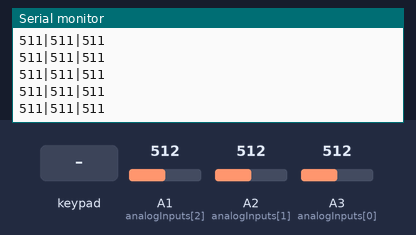
Bench run of a sketch on a simulated SparkFun Pro Micro, built with avr-gcc and run on an emulated ATmega32U4. Parts: the last lines printed to the serial monitor. The inputs (shaded band) are chosen by the test bench; at power-on: A1 (analogInputs[2]) = 512, A2 (analogInputs[1]) = 512, A3 (analogInputs[0]) = 512. USB keyboard and mouse output is not drawn.

Above: at 1.2 s.
1.3 s: key '*' pressed
At 2.0 s:
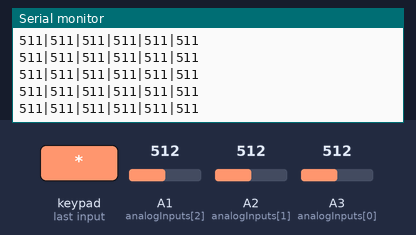
3.2 s: A1 (analogInputs[2]) set to 716
At 3.8 s:
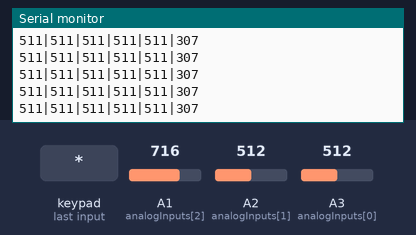
4.7 s: A2 (analogInputs[1]) set to 716
At 5.7 s:
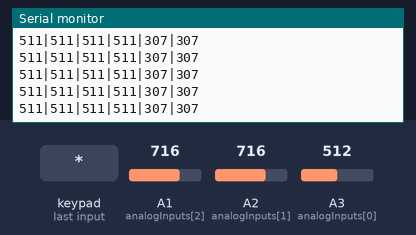
6.2 s: A3 (analogInputs[0]) set to 716
At 6.8 s:
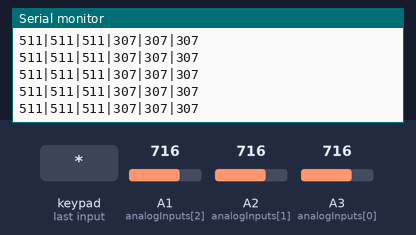
7.7 s: keypad keys 5 4 3 2 * pressed 0.4 s apart
11.2 s: key '*' pressed
At 11.7 s:
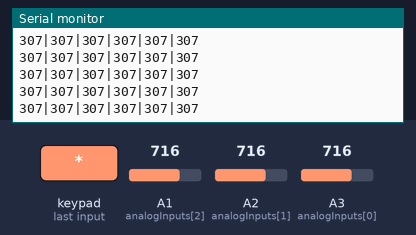

The sketch:

progrmme.ino
```cpp
#include <Keypad.h>
#include <Keyboard.h>

const int NUM_SLIDERS = 3;
const int analogInputs[NUM_SLIDERS] = {A3, A2, A1};
int analogSliderValues[NUM_SLIDERS];
int HystoryValue[NUM_SLIDERS] = {0,0,0};
bool toggleState = false;

const byte ROWS = 4; // four rows
const byte COLS = 3; // three columns
char keys[ROWS][COLS] = {
  {'1', '2', '3'},
  {'4', '5', '6'},
  {'7', '8', '9'},
  {'*', '0', '#'}
};
byte rowPins[ROWS] = {5, 4, 3, 2};
byte colPins[COLS] = {9, 7, 6};

Keypad keypad = Keypad(makeKeymap(keys), rowPins, colPins, ROWS, COLS);

void setup() {
  for (int i = 0; i < NUM_SLIDERS; i++) {
    pinMode(analogInputs[i], INPUT);
  }

  Serial.begin(9600);
  Keyboard.begin();
}

void loop() {
  updateSliderValues();
  sendSliderValues();
  checkKeypad();
  delay(10);
}

void changefunctionpotentiometer() {

  for (int i = 0; i < NUM_SLIDERS; i++) {
    HystoryValue[i] = 1023 - analogRead(analogInputs[i]); // Inversion des valeurs
  }
}

void updateSliderValues() {
  for (int i = 0; i < NUM_SLIDERS; i++) {
    analogSliderValues[i] = 1023 - analogRead(analogInputs[i]); // Inversion des valeurs
  }
}

void sendSliderValues() {
  String builtString = "";
  String builtStringHystory = "";
  for (int i = 0; i < NUM_SLIDERS; i++) {
    builtString += String(analogSliderValues[i]);

    if (i < NUM_SLIDERS - 1) {
      builtString += "|";
    }
  }
  for (int i = 0; i < NUM_SLIDERS; i++) {
    builtStringHystory += String(HystoryValue[i]);

    if (i < NUM_SLIDERS - 1) {
      builtStringHystory += "|";
    }
  }
  if (toggleState == false) {
    Serial.println(builtString);
  } else if (toggleState == true){
    Serial.println(builtStringHystory+"|"+builtString);
  }

}

void checkKeypad() {
  char key = keypad.getKey();
  if (key) {
    switch (key) {
      case '1':
        Keyboard.write(KEY_F13);
        break;
      case '2':
        Keyboard.write(KEY_F14);
        break;
      case '3':
        Keyboard.write(KEY_F15);
        break;
      case '4':
        Keyboard.write(KEY_F16);
        break;
      case '5':
        Keyboard.write(KEY_F17);
        break;
      case '6':
        Keyboard.write(KEY_F18);
        break;
      case '7':
        Keyboard.write(KEY_F19);
        break;
      case '8':
        Keyboard.write(KEY_F20);
        break;
      case '9':
        Keyboard.write(KEY_F21);
        break;
      case '*':
        toggleState = !toggleState;
        changefunctionpotentiometer();// Basculer l'état de toggleState
        break;
      case '0':
        Keyboard.write(KEY_F23);
        break;
      case '#':
        Keyboard.write(KEY_F24);
        break;
    }
  }
}
```

Measured:
- after the input at 1.3 s, the serial monitor: prints a new line at once (image 1)
- after the input at 3.2 s, the serial monitor: prints a new line at once (image 2)
- after the input at 4.7 s, the serial monitor: prints a new line at once (image 3)
- after the input at 6.2 s, the serial monitor: prints a new line at once (image 4)
- after the input at 11.2 s, the serial monitor: prints a new line at once (image 5)
